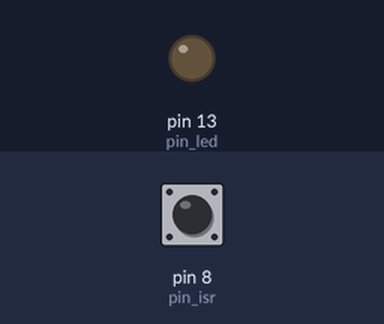
Recording of a program running on a simulated Arduino Uno, built with avr-gcc and run on an emulated ATmega328P. Parts: output pins drawn as LEDs (lit = HIGH). The inputs (shaded band) are chosen by the test bench; at power-on: pin 8 (pin_isr) HIGH.

Above: at 1.2 s.
1.3 s: pin 8 (pin_isr) pulled LOW for 0.15 s
At 1.37 s:
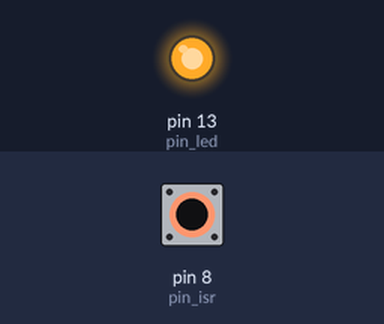
2.9 s: pin 8 (pin_isr) pulled LOW for 3.2 s
At 6.8 s:
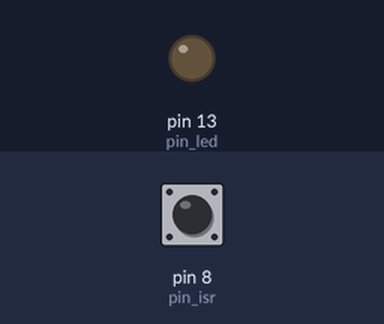
Timing chart, 0 to 8.3 s (numbered marks = the images above; inputs shaded):
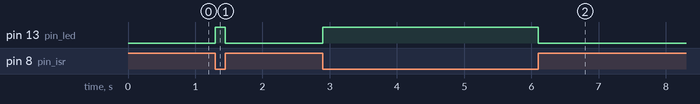

Measured:
- after the input at 1.3 s, pin 13 (pin_led): LOW → HIGH at once, → LOW 0.15 s later
- after the input at 2.9 s, pin 13 (pin_led): LOW → HIGH at once, → LOW 3.2 s later

The program:

main.cpp
```cpp
/*
Exo N°2:
--------------
Mise en pratique d'une interruption PCINT0_vect avec activation uniquement sur la broche D8
*/

#include <Arduino.h>

const uint8_t pin_led = 13;
const uint8_t pin_isr = 8; // Bit 0 du Port B => vecteur PCINT0_vect


/*
Changement d'état & application sur la LED dans la routine d'interruption directement par Registre & opération booléenne
Voir Exo 1

La broche 8 n'a pas d'interruption propre comme les broches 2 ou 3.
Pour cette broche nous n'avons que l'interruption PCINT0_vect rattachée au PORTB. Elle sera donc levée lors d'un changement
d'état sur l'une des broches du port B de D8 à D13.
Nous appliquons un masque sur le registre PCMSK0 afin de désactiver les autres broches du port.
*/


/*
Routine d'interruption identique à l'exercice 1
*/
ISR(PCINT0_vect) {
    PORTB ^= B00100000; // Inversion (par XOR) du bit5 sur le PORTB correspondant à la broche 13
}


void setup() {
    pinMode(pin_led, OUTPUT);
	// Equivalence par registre: DDRB  |= B00100000; // passage de PB5 (broche 13) à 1 donc en sortie

    pinMode(pin_isr, INPUT_PULLUP);
	// Equivalence par registre: DDRB  &= B11111110; // passage de PB0 (broche  8) à 0 donc en entrée
	// 							 PORTB |= B00000001; // passage de PB0 (broche  8) à 1 afin d'activer le pull-up

	// Nous n'utilisons plus la fonction attachInterrupt(), directement par registre
    PCICR  |= B00000001;  // Activation de l'interruption sur le port B par le passage à 1 du 1er bit correspondant à ce port
    PCMSK0 |= B00000001;  // Activation uniquement de la broche 8 du port B par le passage à 1 du 1er bit correspondant à cette broche
}

void loop() {
    delay(5000);
}
```
